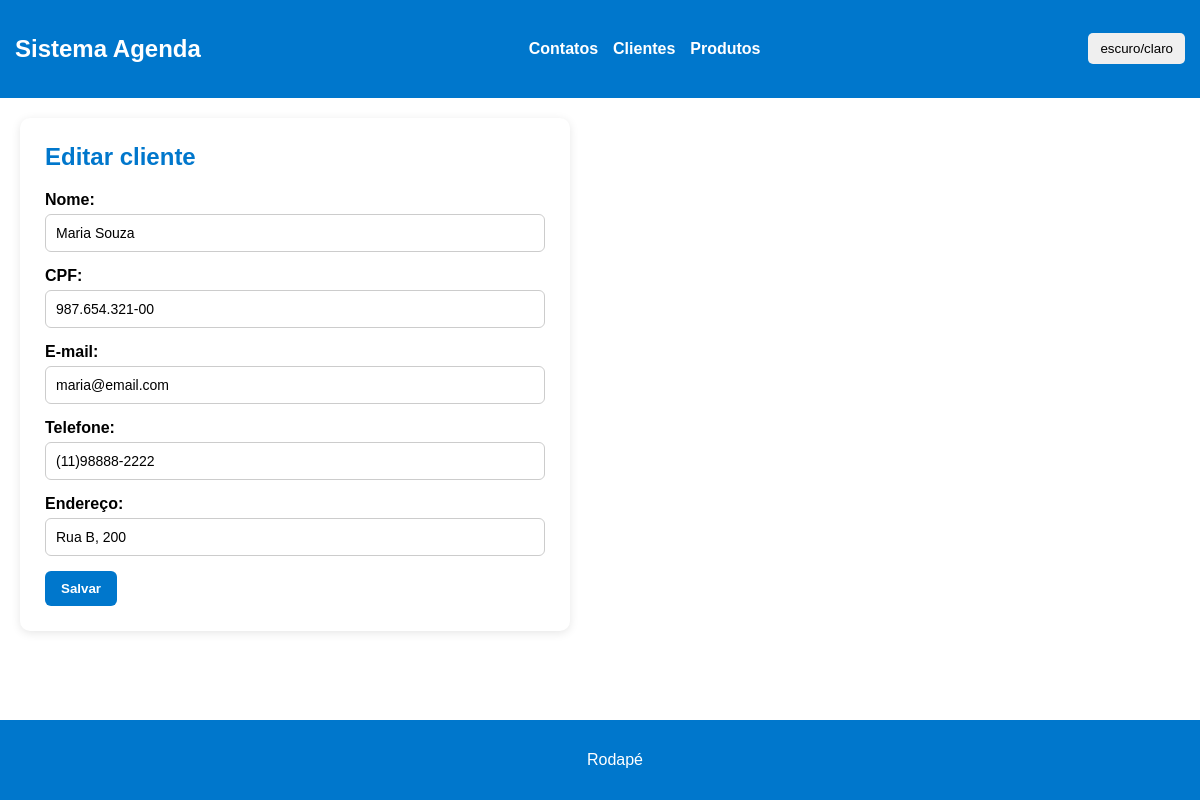
Page /editar_cliente.php?id=2 on the committed database.
### tables this page shows
CREATE TABLE clientes (
    id INT AUTO_INCREMENT PRIMARY KEY,
    nome VARCHAR(100),
    cpf VARCHAR(14) UNIQUE,
    email VARCHAR(100),
    telefone VARCHAR(14),
    endereco VARCHAR(255),
    created_at TIMESTAMP DEFAULT CURRENT_TIMESTAMP
);

### editar_cliente.php (the view, shortened to what this page needs)
<?php
require_once "config.php";
$id = $_GET['id'] ?? null;
$stmt = $pdo->prepare(
    "SELECT * FROM clientes WHERE id = ?"
);
$stmt->execute([$id]);
$cliente = $stmt->fetch();
include "views/cabecalho.php";
?>
<div class="form-container">
<h2>Editar cliente</h2>
<form method="POST">
    <div class="form-group">
        <label>Nome:</label>
        <input
            type="text"
            name="nome"
            value="<?= htmlspecialchars($cliente['nome']) ?>"
        >
    </div>
    <div class="form-group">
    <label>CPF:</label>
    <input
        type="text"
        name="cpf"
        value="<?= htmlspecialchars($cliente['cpf']) ?>"
    >
</div>
    <div class="form-group">
        <label>E-mail:</label>
        <input
            type="email"
            name="email"
            value="<?= htmlspecialchars($cliente['email']) ?>"
        >
    </div>
    <div class="form-group">
        <label>Telefone:</label>
        <input
            type="text"
            name="telefone"
            value="<?= htmlspecialchars($cliente['telefone']) ?>"
        >
    </div>
<div class="form-group">
    <label>Endereço:</label>
    <input
        type="text"
        name="endereco"
        value="<?= htmlspecialchars($cliente['endereco']) ?>"
    >
</div>
    <button class="btn-cadastrar" type="submit">
        Salvar
    </button>
</form>
</div>
</div>
<footer>
    <p>Rodapé</p>
</footer>
</body>
</html>

### views/cabecalho.php (style rules this page uses)
body { font-family: Arial, sans-serif; margin: 0; background-color: white; color: black; transition: 0.3s; }
.form-container { max-width: 500px; background-color: white; padding: 25px; border-radius: 10px; box-shadow: 0 2px 10px rgba(0,0,0,0.1); }
.form-container h2 { margin-top: 0; color: #0077cc; }
.form-group { margin-bottom: 15px; }
.form-group label { display: block; margin-bottom: 5px; font-weight: bold; }
.form-group input { width: 100%; padding: 10px; border: 1px solid #ccc; border-radius: 6px; font-size: 14px; box-sizing: border-box; }
.btn-cadastrar { background-color: #0077cc; color: white; border: none; padding: 10px 16px; border-radius: 6px; cursor: pointer; font-weight: bold; transition: 0.3s; }
footer { position: fixed; bottom: 0; left: 0; width: 100%; background-color: #0077cc; color: white; text-align: center; padding: 15px; }

### rows in the picture
clientes: nome "Maria Souza", cpf "987.654.321-00", email "maria@email.com", telefone "(11)98888-2222", endereco "Rua B, 200"
